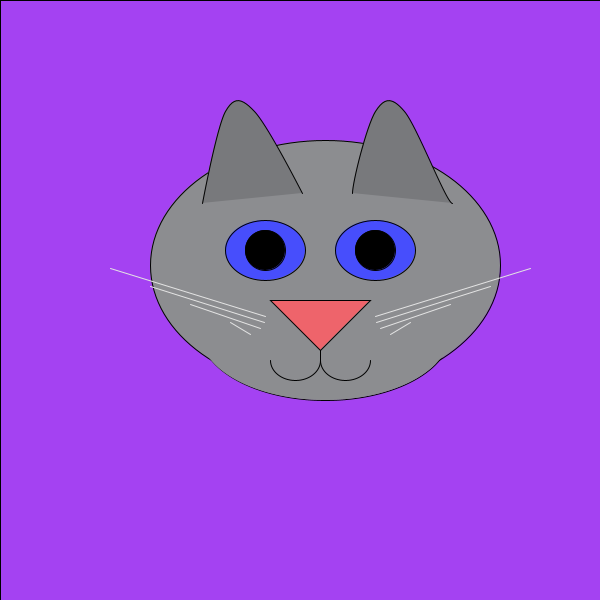
Frame 1 (no input)
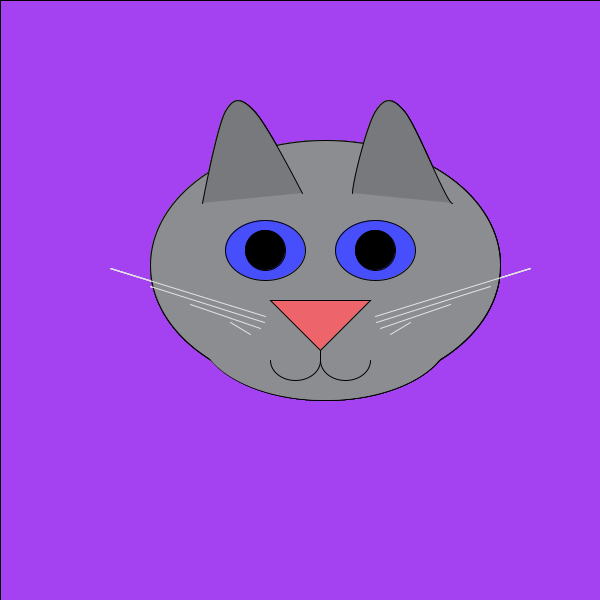
Frame 60 (the mouse pressed at the canvas centre just before this capture)
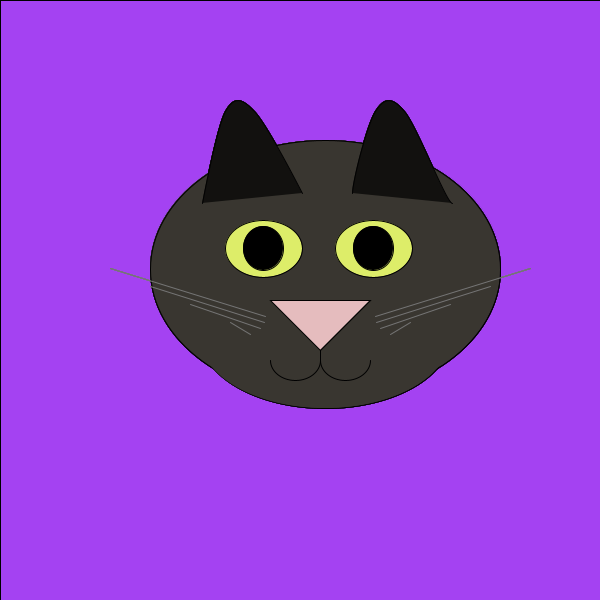
Frame 120 (the mouse held since frame 60 and released just before this capture)

The Processing sketch that drew these frames (run headless with seeded random() and noise(); from frame 60 on, the mouse is pressed at the canvas centre):

// Processing sketch: processing_71716
// ── processing_71716.pde

int catOvalX = 150;
int catOvalY = 140;
int catChinX = catOvalX + 50;
int catChinY = catOvalY + 135;
int catLeftEarX = catOvalX + 50;
int catRightEarX = catLeftEarX + 150;
int catLeftEarY = catOvalY + 60;
int catRightEarY = catLeftEarY;

int catEarSeparation = 150;

int catOvalWidth = 350;
int catOvalHeight = 200;
int catChinWidth = 250;
int catChinHeight = 150;

int catNoseX = catOvalX + 100;
int catNoseY = catOvalY + 140;
int catLeftEyeX = catOvalX + 75;
int catLeftEyeY = catOvalY + 80;
int catRightEyeX = catLeftEyeX + 100;
int catRightEyeY = catLeftEyeY;
int catEyeWidth = 100;
int catEyeHeight = 70;
int catEyePupilWidth = 60;
int catEyePupilHeight = 60;

color colorOfEars = #78797C;
color colorOfPupils = #474EFC;
color colorOfHead = #8C8D90;
color colorOfNose = #EE646B;
color colorOfWhiskers = #E3E3E3;

int backgroundColor = color(random(255), random(255), random(255));

void setup()
{
  size(600, 600);
  background(backgroundColor);
  smooth();

  setValues();
}

void leftEar()
{
  //----------Left Ear-----------
  fill(colorOfEars);
  beginShape();
  curveVertex(catOvalX + 75, catOvalY - 29);
  curveVertex(catOvalX + 52, catOvalY + 63);
  curveVertex(catOvalX + 75, catOvalY - 29);
  curveVertex(catOvalX + 104, catOvalY - 29);
  curveVertex(catOvalX + 152, catOvalY + 53);
  curveVertex(catOvalX + 140, catOvalY + 40);
  endShape();
}

void rightEar()
{
  //---------Right Ear-----------
  fill(colorOfEars);
  beginShape();
  curveVertex(catOvalX + 75 + catEarSeparation, catOvalY + 40);
  curveVertex(catOvalX + 52 + catEarSeparation, catOvalY + 53);
  curveVertex(catOvalX + 75 + catEarSeparation, catOvalY - 29);
  curveVertex(catOvalX + 104 + catEarSeparation, catOvalY - 29);
  curveVertex(catOvalX + 152 + catEarSeparation, catOvalY + 63);
  curveVertex(catOvalX + 140 + catEarSeparation, catOvalY - 29);
  endShape();
}

void eyes()
{
  fill(colorOfPupils);
  ellipse(catLeftEyeX, catLeftEyeY, catEyeWidth, catEyeHeight);
  ellipse(catRightEyeX, catRightEyeY, catEyeWidth, catEyeHeight);

  fill(0);
  ellipse(catLeftEyeX + (catEyePupilWidth / 2), catLeftEyeY + (catEyePupilHeight/2), catEyeWidth - catEyePupilWidth, catEyeHeight - catEyePupilHeight);
  ellipse(catRightEyeX + (catEyePupilWidth / 2), catRightEyeY + (catEyePupilHeight/2), catEyeWidth - catEyePupilWidth, catEyeHeight - catEyePupilHeight);
}

void nose()
{
  fill(colorOfNose);
  triangle(catNoseX, catNoseY - 50, catNoseX + 50, catNoseY, catNoseX + 100, catNoseY - 50);
}

void whiskers()
{
  stroke(colorOfWhiskers);
  for (int i = 1; i <= 4; i++)
  {
    line(catNoseX - 20/i, catNoseY - (10 + (i * 6)), catNoseX - (40 * i),catNoseY - (10 + (i * 18)));
    line(catNoseX + 100 + 20/i, catNoseY - (10 + (i * 6)), catNoseX + 100+  (40 * i),catNoseY - (10 + (i * 18)));
  }
  stroke(0);
}

void mouth()
{
 line(catNoseX + 50, catNoseY, catNoseX + 50, catNoseY + 10);
 noFill();
 arc(catNoseX, catNoseY - 10, 50, 40, 0, PI);
 arc(catNoseX + 50, catNoseY - 10, 50, 40, 0, PI);
}

void head()
{
  ellipseMode(CORNER);
  fill(colorOfHead);
  ellipse(catChinX, catChinY, catChinWidth, catChinHeight);
  ellipse(catOvalX, catOvalY, catOvalWidth, catOvalHeight);
  noStroke();
  ellipse(catChinX, catChinY, catChinWidth, catChinHeight);
  stroke(1);
}

void updateValues()
{
  catChinX = catOvalX + 50;
  catChinY = catOvalY + 125;
  catLeftEarX = catOvalX + 50;
  catRightEarX = catLeftEarX + 150;
  catLeftEarY = catOvalY + 60;
  catRightEarY = catLeftEarY;

  catEarSeparation = 150;

  catNoseX = catOvalX + 120;
  catNoseY = catOvalY + 210;

  catLeftEyeX = catOvalX + 75;
  catLeftEyeY = catOvalY + 80;
  catRightEyeX = catLeftEyeX + 110;
  catRightEyeY = catLeftEyeY;
}

void setValues()
{
  catChinX = catOvalX + 50;
  catChinY = catOvalY + 125;
  catLeftEarX = catOvalX + 50;
  catRightEarX = catLeftEarX + 150;
  catLeftEarY = catOvalY + 60;
  catRightEarY = catLeftEarY;

  catEarSeparation = 150;

  catOvalWidth = 350;
  catOvalHeight = 250;
  catChinWidth = 250;
  catChinHeight = 135;

  catNoseX = catOvalX + 120;
  catNoseY = catOvalY + 250;

  catLeftEyeX = catOvalX + 75;
  catLeftEyeY = catOvalY + 80;
  catRightEyeX = catLeftEyeX + 110;
  catRightEyeY = catLeftEyeY;
  catEyeWidth = 80;
  catEyeHeight = 60;
  catEyePupilWidth = 40;
  catEyePupilHeight = 20;

  colorOfEars = #78797C;
  colorOfPupils = #474EFC;
  colorOfHead = #8C8D90;
  colorOfNose = #EE646B;
}

void switchColors(int randomColorSelector)
{
  if (randomColorSelector == 1)
  {
    //----Ragdoll Cat-----
    colorOfEars = #78797C;
    colorOfPupils = #474EFC;
    colorOfHead = #8C8D90;
    colorOfNose = #EE646B;
    colorOfWhiskers = #E3E3E3;
  }

  else if (randomColorSelector == 2)
  {
    //----Black Cat----
    colorOfEars = #12110F;
    colorOfPupils = #DDED69;
    colorOfHead = #393630;
    colorOfNose = #E5BCBE;
    colorOfWhiskers = #747474;
  }

  else if (randomColorSelector == 3)
  {
    //-----Ginger Cat-----
    colorOfEars = #AD7D25;
    colorOfPupils = #DBBB1B;
    colorOfHead = #FAC967;
    colorOfNose = #ED8D69;
    colorOfWhiskers = #AF9304;
  }
}

void drawingTools()
{
  int mouseCatXDiff = mouseX - catOvalX;
  int mouseCatYDiff = mouseY - catOvalY;

  println("X = " + mouseCatXDiff + "  Y = " + mouseCatYDiff);
}

void draw()
{
  //background(backgroundColor);
  fill(backgroundColor, 30);
  rect(0, 0, width, height);

  updateValues();

  //noStroke();

  head();
  leftEar();
  rightEar();
  nose();
  eyes();
  whiskers();
  mouth();

  //drawingTools();
}

void keyPressed()
{
  if (key == CODED)
  { 
    if (keyCode == UP)
    { 
      catOvalY =  catOvalY - 7;
    }
    else if (keyCode == DOWN)
    { 
      catOvalY =  catOvalY + 7;
    } 
    if (keyCode == LEFT)
    { 
      catOvalX =  catOvalX - 7;
    }
    else if (keyCode == RIGHT)
    { 
      catOvalX =  catOvalX + 7;
    }
  }
}

void mousePressed()
{
  //catOvalWidth = 335 + (int)random(15);
  catOvalHeight = 250 + (int)random(35);

  catChinHeight = catOvalHeight - 115;

  catEyePupilWidth = 20 + (int)random(20);
  catEyePupilHeight = 10 + (int)random(10);
  catEyeWidth = 75 + (int)random(5);
  catEyeHeight = 55 + (int)random(5);

  int randomColorSelector = (int)random(3) + 1;
  switchColors(randomColorSelector);
}
